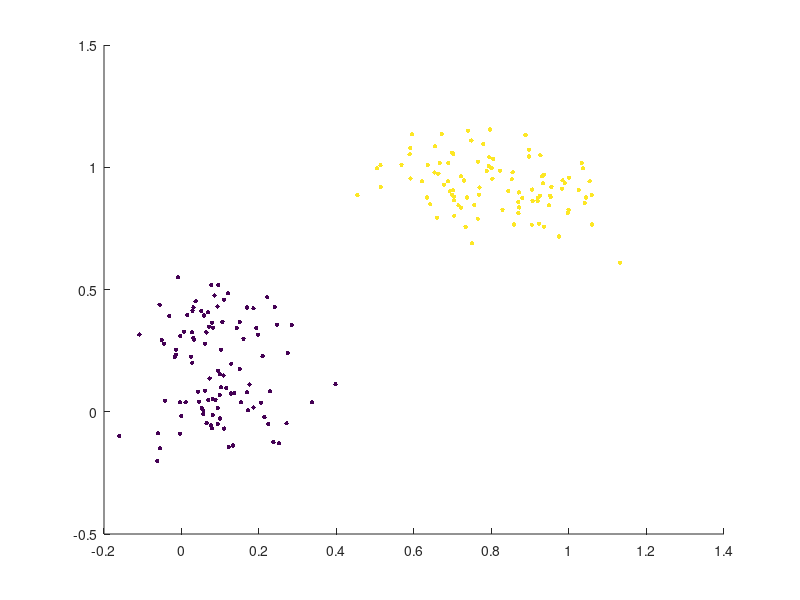
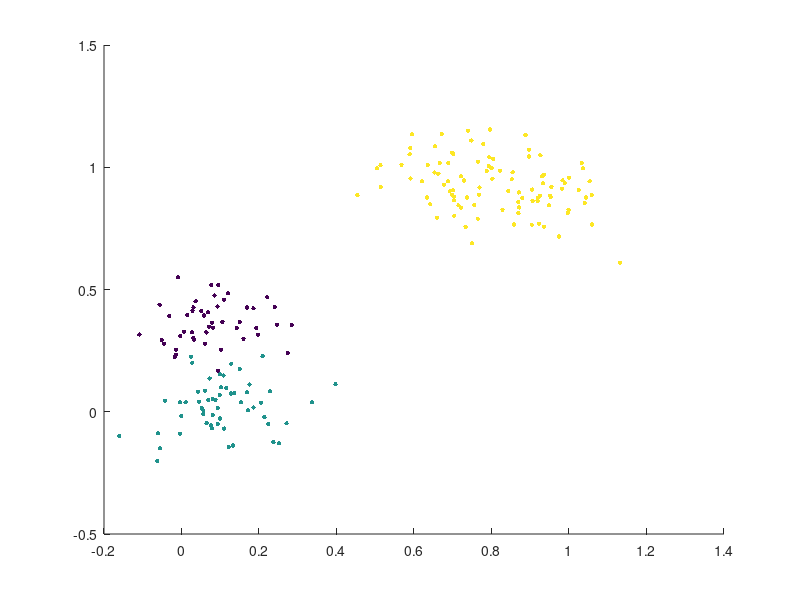
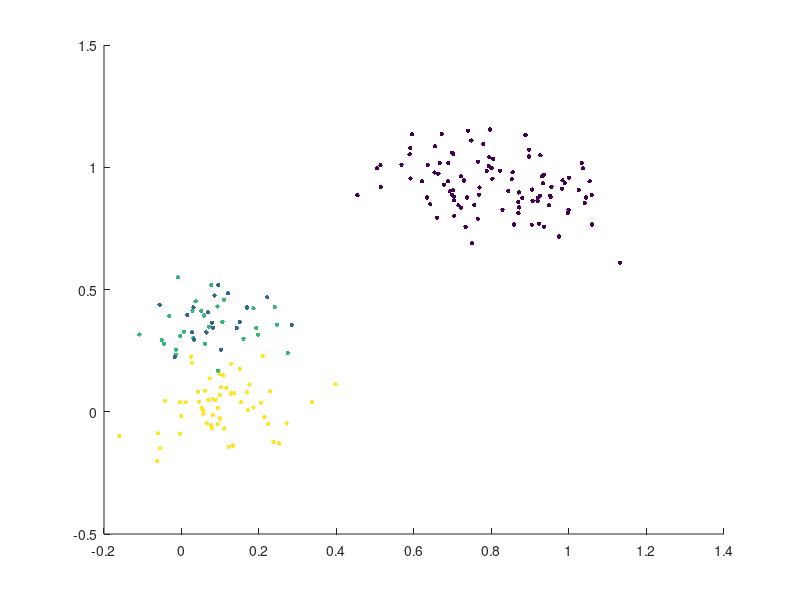
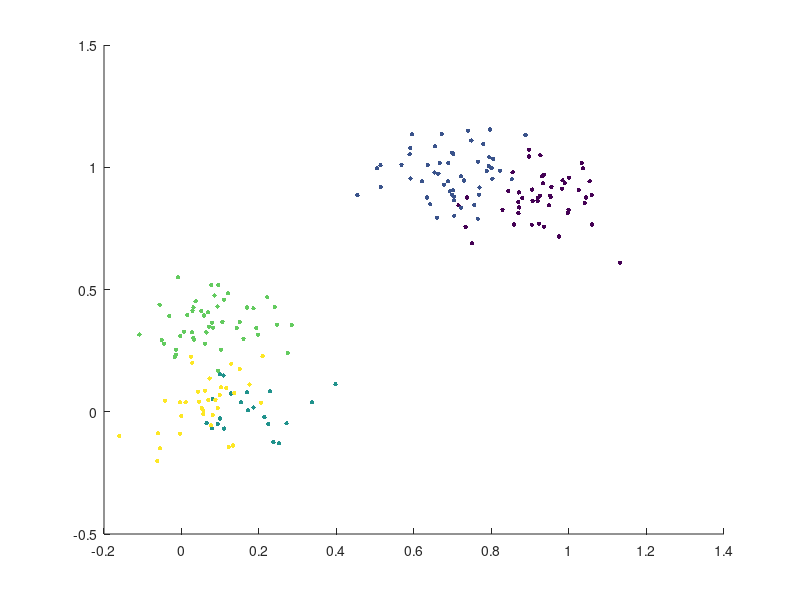

Source code (MATLAB) for these figures, in order:
%kmeans.m
%Richard Chen

k2 = fopen('k2.dat', 'r');
k3 = fopen('k3.dat', 'r');
k4 = fopen('k4.dat', 'r');
k5 = fopen('k5.dat', 'r');
k6 = fopen('k6.dat', 'r');

k2_data = textscan(k2, '%f %f %f %d');
k3_data = textscan(k3, '%f %f %f %d');
k4_data = textscan(k4, '%f %f %f %d');
k5_data = textscan(k5, '%f %f %f %d');
k6_data = textscan(k6, '%f %f %f %d');

k2_col_x = k2_data{1};
k2_col_y = k2_data{2};
k2_col_z = k2_data{3};
k2_col_c = k2_data{4};

k3_col_x = k3_data{1};
k3_col_y = k3_data{2};
k3_col_z = k3_data{3};
k3_col_c = k3_data{4};

k4_col_x = k4_data{1};
k4_col_y = k4_data{2};
k4_col_z = k4_data{3};
k4_col_c = k4_data{4};

k5_col_x = k5_data{1};
k5_col_y = k5_data{2};
k5_col_z = k5_data{3};
k5_col_c = k5_data{4};

k6_col_x = k6_data{1};
k6_col_y = k6_data{2};
k6_col_z = k6_data{3};
k6_col_c = k6_data{4};

figure(1);
hold on;
scatter3(k2_col_x, k2_col_y, k2_col_z, 10, k2_col_c, 'filled')
hold off;

figure(2);
hold on;
scatter3(k3_col_x, k3_col_y, k3_col_z, 10, k3_col_c, 'filled')
hold off;

figure(3);
hold on;
scatter3(k4_col_x, k4_col_y, k4_col_z, 10, k4_col_c, 'filled')
hold off;

figure(4);
hold on;
scatter3(k5_col_x, k5_col_y, k5_col_z, 10, k5_col_c, 'filled')
hold off;

figure(5);
hold on;
scatter3(k6_col_x, k6_col_y, k6_col_z, 10, k6_col_c, 'filled')
hold off;